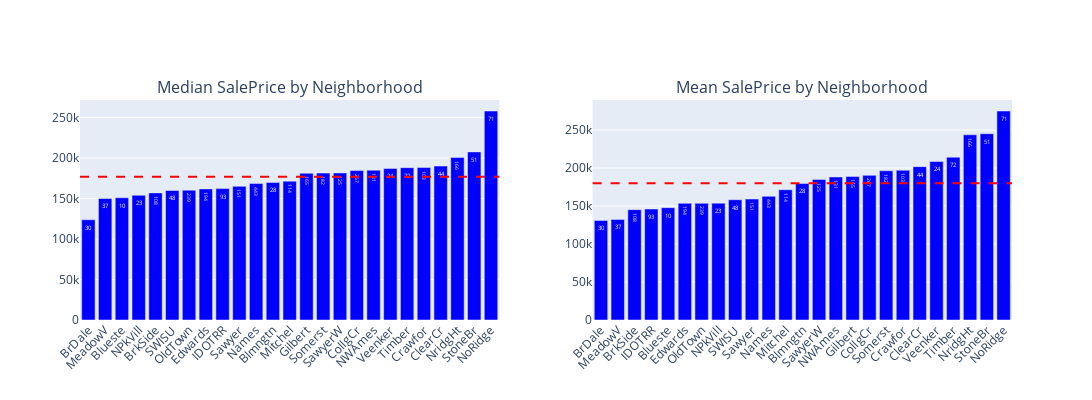

Notebook source saved alongside this figure:
### Markdown cell above
### Binning Neighborhood

### Code cell
median_grouped = data_cleaned.groupby('Neighborhood').agg(
    MedianSalePrice=('SalePrice', 'median'),
    Count=('SalePrice', 'count')
).reset_index()

mean_grouped = data_cleaned.groupby('Neighborhood').agg(
    MeanSalePrice=('SalePrice', 'mean'),
    Count=('SalePrice', 'count')
).reset_index()

overall_median = data_cleaned['SalePrice'].median()
overall_mean = data_cleaned['SalePrice'].mean()

fig = make_subplots(rows=1, cols=2, subplot_titles=("Median SalePrice by Neighborhood", "Mean SalePrice by Neighborhood"))

fig.add_trace(
    go.Bar(
        x=median_grouped.sort_values('MedianSalePrice')['Neighborhood'],
        y=median_grouped.sort_values('MedianSalePrice')['MedianSalePrice'],
        text=median_grouped.sort_values('MedianSalePrice')['Count'],
        textposition='auto',
        marker_color='blue',
        name='Median'
    ),
    row=1, col=1
)

fig.add_trace(
    go.Bar(
        x=mean_grouped.sort_values('MeanSalePrice')['Neighborhood'],
        y=mean_grouped.sort_values('MeanSalePrice')['MeanSalePrice'],
        text=mean_grouped.sort_values('MeanSalePrice')['Count'],
        textposition='auto',
        marker_color='blue',
        name='Mean'
    ),
    row=1, col=2
)

fig.add_hline(y=overall_median, line_dash="dash", line_color="red", row=1, col=1)
fig.add_hline(y=overall_mean, line_dash="dash", line_color="red", row=1, col=2)

fig.update_layout(
    width=1800,
    height=400,
    showlegend=False,
    xaxis_tickangle=-45,
    xaxis2_tickangle=-45
)

fig.show()

### Figure 1 — Plotly figure (JSON) as saved in the notebook; plotly's stock layout.template omitted (floating-point values rounded to 4 significant figures)
{"data": [{"marker": {"color": "blue"}, "name": "Median", "text": [30.0, 37.0, 10.0, 23.0, 108.0, 48.0, 239.0, 194.0, 93.0, 151.0, 443.0, 28.0, 114.0, 165.0, 182.0, 125.0, 267.0, 131.0, 24.0, 72.0, 103.0, 44.0, 166.0, 51.0, 71.0], "textposition": "auto", "type": "bar", "x": ["BrDale", "MeadowV", "Blueste", "NPkVill", "BrkSide", "SWISU", "OldTown", "Edwards", "IDOTRR", "Sawyer", "Names", "Blmngtn", "Mitchel", "Gilbert", "Somerst", "SawyerW", "CollgCr", "NWAmes", "Veenker", "Timber", "Crawfor", "ClearCr", "NridgHt", "StoneBr", "NoRidge"], "xaxis": "x", "y": [123800.0, 150000.0, 150900.0, 154000.0, 156900.0, 159900.0, 160300.0, 161900.0, 162200.0, 165000.0, 168400.0, 169900.0, 171400.0, 181100.0, 181300.0, 181600.0, 184500.0, 185000.0, 187100.0, 188000.0, 188200.0, 190000.0, 200700.0, 207500.0, 258000.0], "yaxis": "y"}, {"marker": {"color": "blue"}, "name": "Mean", "text": [30.0, 37.0, 108.0, 93.0, 10.0, 194.0, 239.0, 23.0, 48.0, 151.0, 443.0, 114.0, 28.0, 125.0, 131.0, 165.0, 267.0, 182.0, 103.0, 44.0, 24.0, 72.0, 166.0, 51.0, 71.0], "textposition": "auto", "type": "bar", "x": ["BrDale", "MeadowV", "BrkSide", "IDOTRR", "Blueste", "Edwards", "OldTown", "NPkVill", "SWISU", "Sawyer", "Names", "Mitchel", "Blmngtn", "SawyerW", "NWAmes", "Gilbert", "CollgCr", "Somerst", "Crawfor", "ClearCr", "Veenker", "Timber", "NridgHt", "StoneBr", "NoRidge"], "xaxis": "x2", "y": [131100.0, 132400.0, 145200.0, 146000.0, 147800.0, 153500.0, 153600.0, 153800.0, 158300.0, 159200.0, 162800.0, 171400.0, 179700.0, 185000.0, 188200.0, 189000.0, 190400.0, 196400.0, 197100.0, 201800.0, 208500.0, 214300.0, 243800.0, 245100.0, 275100.0], "yaxis": "y2"}], "layout": {"annotations": [{"font": {"size": 16}, "showarrow": false, "text": "Median SalePrice by Neighborhood", "x": 0.225, "xanchor": "center", "xref": "paper", "y": 1, "yanchor": "bottom", "yref": "paper"}, {"font": {"size": 16}, "showarrow": false, "text": "Mean SalePrice by Neighborhood", "x": 0.775, "xanchor": "center", "xref": "paper", "y": 1, "yanchor": "bottom", "yref": "paper"}], "height": 400, "shapes": [{"line": {"color": "red", "dash": "dash"}, "type": "line", "x0": 0, "x1": 1, "xref": "x domain", "y0": 176700.0, "y1": 176700.0, "yref": "y"}, {"line": {"color": "red", "dash": "dash"}, "type": "line", "x0": 0, "x1": 1, "xref": "x2 domain", "y0": 180100.0, "y1": 180100.0, "yref": "y2"}], "showlegend": false, "width": 1800, "xaxis": {"anchor": "y", "domain": [0, 0.45], "tickangle": -45}, "xaxis2": {"anchor": "y2", "domain": [0.55, 1], "tickangle": -45}, "yaxis": {"anchor": "x", "domain": [0, 1]}, "yaxis2": {"anchor": "x2", "domain": [0, 1]}}}
